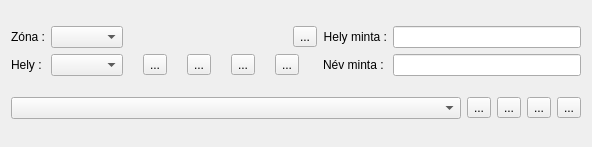
<?xml version="1.0" encoding="UTF-8"?>
<ui version="4.0">
 <class>fKeyPlaceEd</class>
 <widget class="QWidget" name="fKeyPlaceEd">
  <property name="geometry">
   <rect>
    <x>0</x>
    <y>0</y>
    <width>592</width>
    <height>147</height>
   </rect>
  </property>
  <property name="windowTitle">
   <string>Form</string>
  </property>
  <layout class="QVBoxLayout" name="verticalLayout">
   <item>
    <layout class="QGridLayout" name="gridLayout">
     <item row="0" column="0">
      <widget class="QLabel" name="labelZone">
       <property name="text">
        <string>Zóna :</string>
       </property>
       <property name="alignment">
        <set>Qt::AlignLeading|Qt::AlignLeft|Qt::AlignVCenter</set>
       </property>
      </widget>
     </item>
     <item row="0" column="1">
      <widget class="QComboBox" name="comboBoxZone"/>
     </item>
     <item row="0" column="2">
      <layout class="QHBoxLayout" name="horizontalLayoutZoneButtons">
       <item>
        <spacer name="horizontalSpacer">
         <property name="orientation">
          <enum>Qt::Horizontal</enum>
         </property>
         <property name="sizeHint" stdset="0">
          <size>
           <width>40</width>
           <height>20</height>
          </size>
         </property>
        </spacer>
       </item>
       <item>
        <widget class="QToolButton" name="toolButtonZoneInfo">
         <property name="toolTip">
          <string>&lt;html&gt;&lt;head/&gt;&lt;body&gt;&lt;p&gt;Egy riport ablak megjelenítése a hálózati elemről, ill. patch panel vagy fali csatlakozóról.&lt;/p&gt;&lt;p&gt;A megosztásokat figyelmen kívül hagyja!&lt;/p&gt;&lt;/body&gt;&lt;/html&gt;</string>
         </property>
         <property name="text">
          <string>...</string>
         </property>
         <property name="icon">
          <iconset resource="lv2g.qrc">
           <normaloff>:/icons/document-properties.ico</normaloff>:/icons/document-properties.ico</iconset>
         </property>
        </widget>
       </item>
      </layout>
     </item>
     <item row="0" column="3">
      <widget class="QLabel" name="labelPlacePattern">
       <property name="text">
        <string>Hely minta :</string>
       </property>
       <property name="alignment">
        <set>Qt::AlignRight|Qt::AlignTrailing|Qt::AlignVCenter</set>
       </property>
      </widget>
     </item>
     <item row="0" column="4">
      <widget class="QLineEdit" name="lineEditPlacePattern"/>
     </item>
     <item row="1" column="0">
      <widget class="QLabel" name="labelPlace">
       <property name="text">
        <string>Hely :</string>
       </property>
      </widget>
     </item>
     <item row="1" column="1">
      <widget class="QComboBox" name="comboBoxPlace"/>
     </item>
     <item row="1" column="2">
      <layout class="QHBoxLayout" name="horizontalLayoutPlaceButtons">
       <item>
        <widget class="QToolButton" name="toolButtonPlaceAdd">
         <property name="text">
          <string>...</string>
         </property>
         <property name="icon">
          <iconset resource="lv2g.qrc">
           <normaloff>:/icons/add.ico</normaloff>:/icons/add.ico</iconset>
         </property>
        </widget>
       </item>
       <item>
        <widget class="QToolButton" name="toolButtonPlaceRefresh">
         <property name="text">
          <string>...</string>
         </property>
         <property name="icon">
          <iconset resource="lv2g.qrc">
           <normaloff>:/icons/refresh.ico</normaloff>:/icons/refresh.ico</iconset>
         </property>
        </widget>
       </item>
       <item>
        <widget class="QToolButton" name="toolButtonPlaceEdit">
         <property name="text">
          <string>...</string>
         </property>
         <property name="icon">
          <iconset resource="lv2g.qrc">
           <normaloff>:/icons/edit.ico</normaloff>:/icons/edit.ico</iconset>
         </property>
        </widget>
       </item>
       <item>
        <widget class="QToolButton" name="toolButtonPlaceInfo">
         <property name="toolTip">
          <string>&lt;html&gt;&lt;head/&gt;&lt;body&gt;&lt;p&gt;Egy riport ablak megjelenítése a hálózati elemről, ill. patch panel vagy fali csatlakozóról.&lt;/p&gt;&lt;p&gt;A megosztásokat figyelmen kívül hagyja!&lt;/p&gt;&lt;/body&gt;&lt;/html&gt;</string>
         </property>
         <property name="text">
          <string>...</string>
         </property>
         <property name="icon">
          <iconset resource="lv2g.qrc">
           <normaloff>:/icons/document-properties.ico</normaloff>:/icons/document-properties.ico</iconset>
         </property>
        </widget>
       </item>
      </layout>
     </item>
     <item row="1" column="3">
      <widget class="QLabel" name="labelPattern">
       <property name="text">
        <string>Név minta :</string>
       </property>
      </widget>
     </item>
     <item row="1" column="4">
      <widget class="QLineEdit" name="lineEditPattern"/>
     </item>
    </layout>
   </item>
   <item>
    <layout class="QHBoxLayout" name="horizontalLayout2">
     <item>
      <widget class="QComboBox" name="comboBox"/>
     </item>
     <item>
      <widget class="QToolButton" name="toolButtonAdd">
       <property name="text">
        <string>...</string>
       </property>
       <property name="icon">
        <iconset resource="lv2g.qrc">
         <normaloff>:/icons/add.ico</normaloff>:/icons/add.ico</iconset>
       </property>
      </widget>
     </item>
     <item>
      <widget class="QToolButton" name="toolButtonRefresh">
       <property name="text">
        <string>...</string>
       </property>
       <property name="icon">
        <iconset resource="lv2g.qrc">
         <normaloff>:/icons/refresh.ico</normaloff>:/icons/refresh.ico</iconset>
       </property>
      </widget>
     </item>
     <item>
      <widget class="QToolButton" name="toolButtonEdit">
       <property name="text">
        <string>...</string>
       </property>
       <property name="icon">
        <iconset resource="lv2g.qrc">
         <normaloff>:/icons/edit.ico</normaloff>:/icons/edit.ico</iconset>
       </property>
      </widget>
     </item>
     <item>
      <widget class="QToolButton" name="toolButtonInfo">
       <property name="toolTip">
        <string>&lt;html&gt;&lt;head/&gt;&lt;body&gt;&lt;p&gt;Egy riport ablak megjelenítése a hálózati elemről, ill. patch panel vagy fali csatlakozóról.&lt;/p&gt;&lt;p&gt;A megosztásokat figyelmen kívül hagyja!&lt;/p&gt;&lt;/body&gt;&lt;/html&gt;</string>
       </property>
       <property name="text">
        <string>...</string>
       </property>
       <property name="icon">
        <iconset resource="lv2g.qrc">
         <normaloff>:/icons/document-properties.ico</normaloff>:/icons/document-properties.ico</iconset>
       </property>
      </widget>
     </item>
    </layout>
   </item>
  </layout>
 </widget>
 <resources>
  <include location="lv2g.qrc"/>
 </resources>
 <connections/>
</ui>
